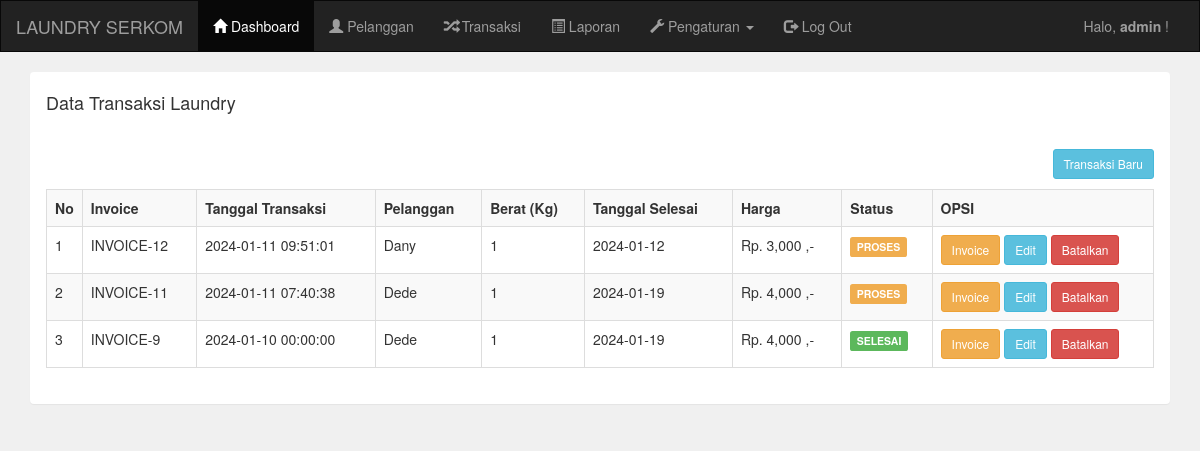
Screenshot of /admin/transaksi.php (signed in) with the database file from the repository.
### tables this page shows
CREATE TABLE IF NOT EXISTS `transaksi` (
  `id` int(11) NOT NULL AUTO_INCREMENT,
  `id_pelanggan` int(11) NOT NULL,
  `id_admin` int(11) NOT NULL,
  `id_harga` int(11) DEFAULT NULL,
  `tanggal_transaksi` datetime DEFAULT NULL,
  `tanggal_selesai` date DEFAULT NULL,
  `berat` decimal(10,0) DEFAULT NULL,
  `total_harga` int(11) DEFAULT NULL,
  `status` char(1) DEFAULT NULL,
  PRIMARY KEY (`id`),
  KEY `FK_transaksi_pelanggan` (`id_pelanggan`),
  KEY `FK_transaksi_admin` (`id_admin`),
  KEY `FK_transaksi_harga` (`id_harga`),
  CONSTRAINT `FK_transaksi_admin` FOREIGN KEY (`id_admin`) REFERENCES `admin` (`id`) ON DELETE NO ACTION ON UPDATE NO ACTION,
  CONSTRAINT `FK_transaksi_harga` FOREIGN KEY (`id_harga`) REFERENCES `harga` (`id`) ON DELETE NO ACTION ON UPDATE NO ACTION,
  CONSTRAINT `FK_transaksi_pelanggan` FOREIGN KEY (`id_pelanggan`) REFERENCES `pelanggan` (`id`) ON DELETE NO ACTION ON UPDATE NO ACTION
);

CREATE TABLE IF NOT EXISTS `pelanggan` (
  `id` int(11) NOT NULL AUTO_INCREMENT,
  `nama` varchar(255) NOT NULL,
  `alamat` varchar(255) DEFAULT NULL,
  `telepon` varchar(255) NOT NULL,
  `keterangan` varchar(255) DEFAULT '-',
  PRIMARY KEY (`id`) USING BTREE
);

### admin/transaksi.php (the view)
<?php include 'header.php'; ?>
<div class="container">
	<div class="panel">
		<div class="panel-heading">
			<h4>Data Transaksi Laundry</h4>
		</div>
		<div class="panel-body">
			<a href="transaksi_tambah.php" class="btn btn-sm btn-info pull-right">Transaksi Baru</a>
			<br/>
			<br/>
			<table class="table table-bordered table-striped">
				<tr>
					<th width="1%">No</th>
					<th>Invoice</th>
					<th>Tanggal Transaksi</th>
					<th>Pelanggan</th>
					<th>Berat (Kg)</th>
					<th>Tanggal Selesai</th>
					<th>Harga</th>
					<th>Status</th>
					<th width="20%">OPSI</th>
				</tr>
				<?php
				include '../koneksi.php';
				$data = mysqli_query($koneksi,"select * from pelanggan,transaksi where id_pelanggan=pelanggan.id order by transaksi.id desc");
				$no = 1;
				while($d=mysqli_fetch_array($data)){
					?>
					<tr>
						<td><?php echo $no++; ?></td>
						<td>INVOICE-<?php echo $d['id']; ?></td>
						<td><?php echo $d['tanggal_transaksi']; ?></td>
						<td><?php echo $d['nama']; ?></td>
						<td><?php echo $d['berat']; ?></td>
						<td><?php echo $d['tanggal_selesai']; ?></td>
						<td><?php echo "Rp. ".number_format($d['total_harga']) ." ,-"; ?></td>
						<td>
							<?php
							if($d['status']=="0"){
								echo "<div class='label label-warning'>PROSES</div>";
							}else if($d['status']=="1"){
								echo "<div class='label label-info'>DICUCI</div>";
							}else if($d['status']=="2"){
								echo "<div class='label label-success'>SELESAI</div>";
							}
							?>
						</td>
						<td>
							<a href="transaksi_invoice.php?id=<?php echo $d['id']; ?>" target="_blank" class="btn btn-sm btn-warning">Invoice</a>
							<a href="transaksi_edit.php?id=<?php echo $d['id']; ?>" class="btn btn-sm btn-info">Edit</a>
							<a href="transaksi_hapus.php?id=<?php echo $d['id']; ?>" class="btn btn-sm btn-danger">Batalkan</a>
						</td>
					</tr>
					<?php
				}
				?>
			</table>
		</div>
	</div>
</div>
<?php include 'footer.php'; ?>

### rows the page displays
transaksi: id "12", tanggal_transaksi "2024-01-11 09:51:01", id_pelanggan.nama "Dany", berat "1", tanggal_selesai "2024-01-12", total_harga "3,000", status "PROSES"
transaksi: id "11", tanggal_transaksi "2024-01-11 07:40:38", id_pelanggan.nama "Dede", berat "1", tanggal_selesai "2024-01-19", total_harga "4,000", status "PROSES"
transaksi: id "9", tanggal_transaksi "2024-01-10 00:00:00", id_pelanggan.nama "Dede", berat "1", tanggal_selesai "2024-01-19", total_harga "4,000", status "SELESAI"

### other values shown
$_SESSION['username'] "admin"
